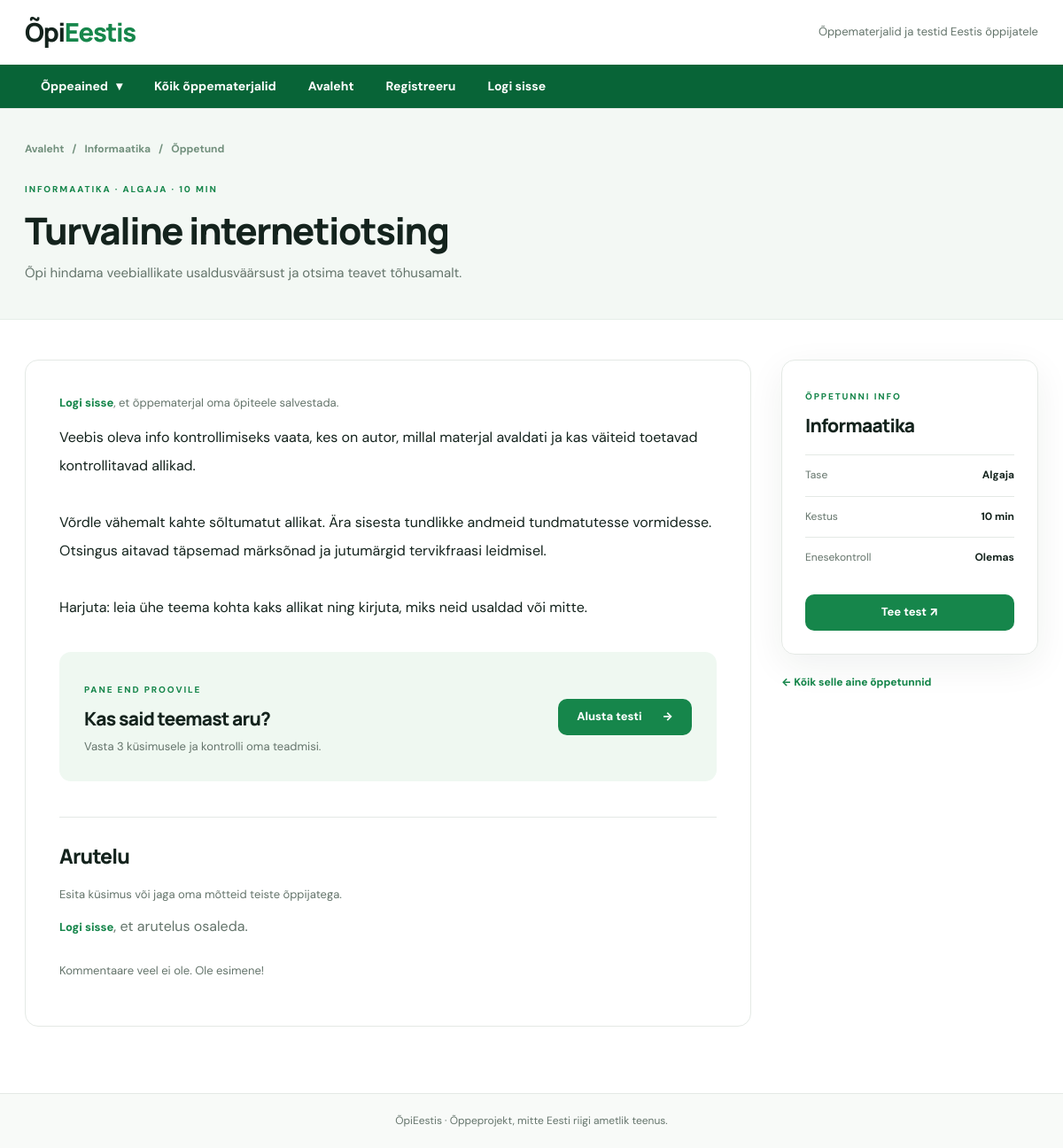
Page /lesson?id=12 on the committed database.
### tables this page shows
CREATE TABLE IF NOT EXISTS lessons (
 id INT AUTO_INCREMENT PRIMARY KEY,
 subject_id INT NOT NULL,
 author_id INT NULL,
 title VARCHAR(255) NOT NULL,
 summary VARCHAR(320) NOT NULL,
 body TEXT NOT NULL,
 level ENUM('Algaja','Kesktase','Edasijõudnu') NOT NULL DEFAULT 'Algaja',
 duration_min SMALLINT UNSIGNED NOT NULL DEFAULT 10,
 cover_image MEDIUMBLOB NULL,
 cover_mime VARCHAR(30) NULL,
 published TINYINT(1) NOT NULL DEFAULT 1,
 created_at TIMESTAMP NOT NULL DEFAULT CURRENT_TIMESTAMP,
 updated_at TIMESTAMP NOT NULL DEFAULT CURRENT_TIMESTAMP ON UPDATE CURRENT_TIMESTAMP,
 CONSTRAINT fk_lessons_subject FOREIGN KEY (subject_id) REFERENCES subjects(id),
 CONSTRAINT fk_lessons_author FOREIGN KEY (author_id) REFERENCES users(id) ON DELETE SET NULL,
 INDEX idx_lesson_subject (subject_id,published)
);

CREATE TABLE IF NOT EXISTS subjects (
 id INT AUTO_INCREMENT PRIMARY KEY,
 name VARCHAR(90) NOT NULL,
 slug VARCHAR(90) NOT NULL UNIQUE,
 description VARCHAR(255) NOT NULL,
 icon VARCHAR(10) NOT NULL,
 tone ENUM('green','lilac','blue','peach') NOT NULL DEFAULT 'green',
 sort_order INT NOT NULL DEFAULT 0
);

### inc/bootstrap.php (called while the page is built, shortened)
<?php
function url(string $path = ''): string { return (BASE_PATH ?: '') . '/' . ltrim($path, '/'); }
function e($value): string { return htmlspecialchars((string)$value, ENT_QUOTES | ENT_SUBSTITUTE, 'UTF-8'); }
function is_logged_in(): bool { return isset($_SESSION['user_id']); }
function render(string $template, array $data = []): void {
    extract($data, EXTR_SKIP);
    require __DIR__ . '/../view/' . $template . '.php';
    require __DIR__ . '/../view/layout.php';
}

### controller/Controller.php (called while the page is built, shortened)
<?php
class Controller {
    public static function lesson(): void {
        $id=filter_input(INPUT_GET,'id',FILTER_VALIDATE_INT) ?: 0;$lesson=Lesson::find($id);
        render('lesson',['lesson'=>$lesson,'comments'=>Comments::byLesson($id),'questionCount'=>count(Quiz::questions($id)),'bookmarked'=>is_logged_in() ? Bookmark::has((int)$_SESSION['user_id'],$id) : false,'title'=>$lesson['title']]);
    }
}

### index.php (called while the page is built, shortened)
<?php
require __DIR__.'/inc/bootstrap.php';
require __DIR__.'/inc/db.php';
require __DIR__.'/controller/Controller.php';
require __DIR__.'/route/routing.php';

### inc/db.php (called while the page is built, shortened)
<?php
function db(): PDO {
    static $pdo = null;
    if ($pdo === null) {
        $host = getenv('OPI_DB_HOST') ?: '127.0.0.1';
        $name = getenv('OPI_DB_NAME') ?: 'opi_eestis';
        $user = getenv('OPI_DB_USER') ?: 'root';
        $pass = getenv('OPI_DB_PASSWORD') ?: '';
        $pdo = new PDO("mysql:host={$host};dbname={$name};charset=utf8mb4", $user, $pass, [
            PDO::ATTR_ERRMODE => PDO::ERRMODE_EXCEPTION,
            PDO::ATTR_DEFAULT_FETCH_MODE => PDO::FETCH_ASSOC,
            PDO::ATTR_EMULATE_PREPARES => false,
        ]);
    }
    return $pdo;
}

### model/Lesson.php (called while the page is built, shortened)
<?php
class Lesson {
    public static function find(int $id, bool $publishedOnly=true): ?array {
        $sql='SELECT '.self::FIELDS.' FROM lessons l JOIN subjects s ON s.id=l.subject_id WHERE l.id=?'.($publishedOnly?' AND l.published=1':'');
        $q=db()->prepare($sql);$q->execute([$id]);return $q->fetch() ?: null;
    }
}

### view/lesson.php (the view)
<section class="page-heading small-heading"><div class="site-width"><nav class="breadcrumb" aria-label="Asukoht"><a href="<?= e(url()) ?>">Avaleht</a><span aria-hidden="true">/</span><a href="<?= e(url('lessons?subject='.$lesson['subject_id'])) ?>"><?= e($lesson['subject_name']) ?></a><span aria-hidden="true">/</span><span>Õppetund</span></nav><span class="section-label"><?= e($lesson['subject_name']) ?> · <?= e($lesson['level']) ?> · <?= (int)$lesson['duration_min'] ?> MIN</span><h1><?= e($lesson['title']) ?></h1><p><?= e($lesson['summary']) ?></p></div></section>
<div class="site-width lesson-layout"><article class="article-panel"><?php if ($lesson['cover_mime']): ?><img class="article-cover" src="<?= e(url('image?id='.$lesson['id'])) ?>" alt="Õppetunni illustratsioon"><?php endif; ?><?php if (is_logged_in()): ?><form class="save-lesson-form" action="<?= e(url('bookmark')) ?>" method="post"><input type="hidden" name="csrf" value="<?= e(csrf_token()) ?>"><input type="hidden" name="lesson_id" value="<?= (int)$lesson['id'] ?>"><button class="btn btn-outline" type="submit"><?= $bookmarked ? '★ Eemalda salvestatud materjalidest' : '☆ Salvesta õppematerjal' ?></button></form><?php else: ?><p class="save-hint"><a class="text-link" href="<?= e(url('admin/')) ?>">Logi sisse</a>, et õppematerjal oma õpiteele salvestada.</p><?php endif; ?><div class="article-text"><?= nl2br(e($lesson['body'])) ?></div><?php if ($questionCount>0): ?><div class="article-quiz"><div><span class="section-label">PANE END PROOVILE</span><h2>Kas said teemast aru?</h2><p>Vasta <?= (int)$questionCount ?> küsimusele ja kontrolli oma teadmisi.</p></div><a class="btn btn-primary" href="<?= e(url('quiz?id='.$lesson['id'])) ?>">Alusta testi <span aria-hidden="true">→</span></a></div><?php endif; ?><section class="discussion" id="arutelu"><h2>Arutelu</h2><p class="muted">Esita küsimus või jaga oma mõtteid teiste õppijatega.</p><?php if (is_logged_in()): ?><form method="post" action="<?= e(url('comment')) ?>"><input type="hidden" name="csrf" value="<?= e(csrf_token()) ?>"><input type="hidden" name="lesson_id" value="<?= (int)$lesson['id'] ?>"><label for="comment-body">Sinu kommentaar</label><textarea id="comment-body" class="form-control" name="body" maxlength="1200" rows="4" required placeholder="Kirjuta siia..."></textarea><button class="btn btn-primary" type="submit">Saada kommentaar</button></form><?php else: ?><p><a class="text-link" href="<?= e(url('admin/')) ?>">Logi sisse</a>, et arutelus osaleda.</p><?php endif; ?><div class="comment-list"><?php foreach ($comments as $comment): ?><div class="comment"><div class="comment-head"><strong><?= e($comment['username']) ?></strong><time><?= e(substr($comment['created_at'],0,16)) ?></time></div><p><?= nl2br(e($comment['body'])) ?></p></div><?php endforeach; ?><?php if (!$comments): ?><p class="muted">Kommentaare veel ei ole. Ole esimene!</p><?php endif; ?></div></section></article><aside class="lesson-aside"><div class="aside-card"><span class="section-label">ÕPPETUNNI INFO</span><h3><?= e($lesson['subject_name']) ?></h3><div class="aside-row"><span>Tase</span><strong><?= e($lesson['level']) ?></strong></div><div class="aside-row"><span>Kestus</span><strong><?= (int)$lesson['duration_min'] ?> min</strong></div><div class="aside-row"><span>Enesekontroll</span><strong><?= $questionCount>0?'Olemas':'Peagi' ?></strong></div><?php if ($questionCount): ?><a class="btn btn-primary full-width" href="<?= e(url('quiz?id='.$lesson['id'])) ?>">Tee test ↗</a><?php endif; ?></div><a class="aside-back" href="<?= e(url('lessons?subject='.$lesson['subject_id'])) ?>">← Kõik selle aine õppetunnid</a></aside></div>

### assets/style.css (style rules this page uses)
:root { --ink:#14231d;--sub:#64746b;--green:#16864b;--green-dark:#086437;--green-soft:#e9f6ed;--line:#e4e9e5;--paper:#fff;--wash:#f6f8f6;--radius:17px;--shadow:0 12px 42px rgba(19,48,31,.065) }
* { box-sizing:border-box }
html { scroll-behavior:smooth }
body { margin:0;color:var(--ink);font:16px/1.6 'DM Sans','Manrope',system-ui,-apple-system,'Segoe UI',sans-serif;background:#fff }
a { color:inherit;text-decoration:none }
h1,h2,h3,p { margin-top:0 }
h1,h2,h3 { font-family:Manrope,'DM Sans',sans-serif;line-height:1.2;letter-spacing:-.035em }
h1 { font-weight:800 }
h2,h3 { font-weight:800 }
p { color:var(--sub) }
.site-width { max-width:1220px;margin:0 auto;padding-left:28px;padding-right:28px }
.btn { border:1px solid transparent;display:inline-flex;align-items:center;justify-content:center;gap:23px;border-radius:10px;padding:11px 20px;font-size:13px;font-weight:800;line-height:1.3;transition:background .18s,transform .18s,color .18s;white-space:nowrap }
.btn-primary { background:var(--green);color:#fff }
.full-width { width:100% }
.eyebrow,.section-label { font-size:10px;letter-spacing:.19em;font-weight:800;color:var(--green);text-transform:uppercase }
.text-link { font-size:13px;font-weight:800;color:var(--green);display:inline-flex;gap:9px;align-items:center }
.page-heading { background:#f3f8f4;padding:64px 0 60px;border-bottom:1px solid #e6eee8 }
.page-heading h1 { font-size:clamp(32px,3.5vw,49px);margin:11px 0 10px }
.page-heading p { max-width:700px;margin:0;font-size:15px }
.small-heading { padding:36px 0 40px }
.breadcrumb { display:flex;gap:9px;align-items:center;font-size:12px;font-weight:700;color:#72907d;margin-bottom:20px }
.lesson-layout { display:grid;grid-template-columns:minmax(0,1fr) 290px;gap:34px;padding-top:45px;padding-bottom:75px;align-items:start }
.article-panel { border:1px solid var(--line);border-radius:15px;background:#fff;padding:38px;min-width:0 }
.article-text { font-size:16px;line-height:2;white-space:normal;overflow-wrap:anywhere }
.article-quiz { background:#eff8f1;border-radius:13px;display:flex;justify-content:space-between;align-items:center;gap:24px;padding:28px;margin-top:34px }
.article-quiz h2 { font-size:21px;margin:9px 0 }
.article-quiz p { font-size:13px;margin:0 }
.lesson-aside { position:sticky;top:20px }
.aside-card { border:1px solid var(--line);border-radius:15px;padding:26px;box-shadow:var(--shadow) }
.aside-card h3 { font-size:21px;margin:10px 0 20px }
.aside-row { display:flex;justify-content:space-between;gap:8px;padding:13px 0;border-top:1px solid var(--line);font-size:12px;color:var(--sub) }
.aside-row strong { color:var(--ink) }
.aside-card>.btn { margin-top:19px }
.aside-back { display:block;margin-top:22px;font-size:12px;font-weight:800;color:var(--green) }
.discussion { border-top:1px solid var(--line);margin-top:40px;padding-top:30px;scroll-margin-top:20px }
.discussion h2 { font-size:23px }
.muted { font-size:13px }
.comment-list { margin-top:27px }
.save-hint { font-size:13px }

### rows in the picture
lessons: subject.name "Informaatika", subject.name "INFORMAATIKA", level "ALGAJA", duration_min "10", title "Turvaline internetiotsing", summary "Õpi hindama veebiallikate usaldusväärsust ja otsima teavet tõhusamalt.", body "Veebis oleva info kontrollimiseks vaata, kes on autor, millal materjal avaldati ja kas väiteid toetavad kontrollitavad allikad. Võrdle vähemalt kahte sõltumatut allikat. Ära sisesta tundlikke andmeid tundmatutesse vormidesse. Otsingus aitavad täpsemad märksõnad ja jutumärgid tervikfraasi leidmisel. Harjuta: leia ühe teema kohta kaks allikat ning kirjuta, miks neid usaldad või mitte.", level "Algaja"

### other values in the picture
$questionCount "3"
